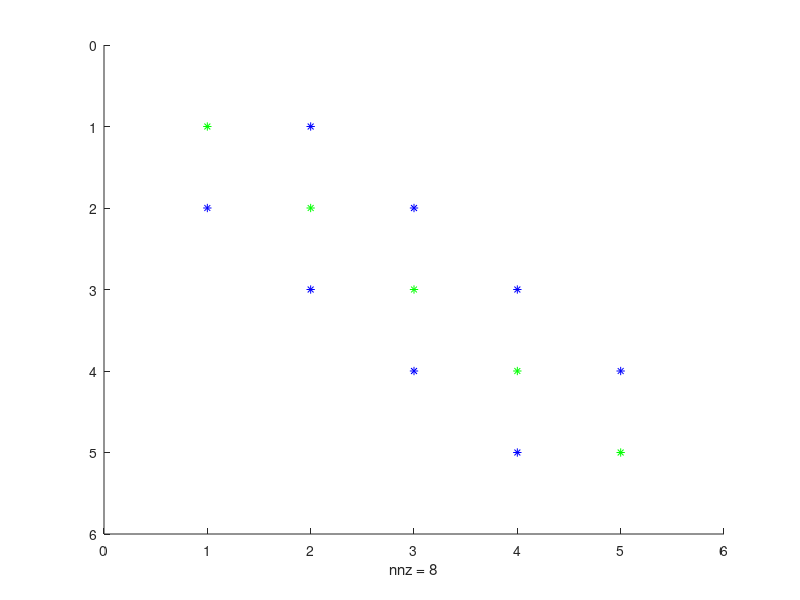
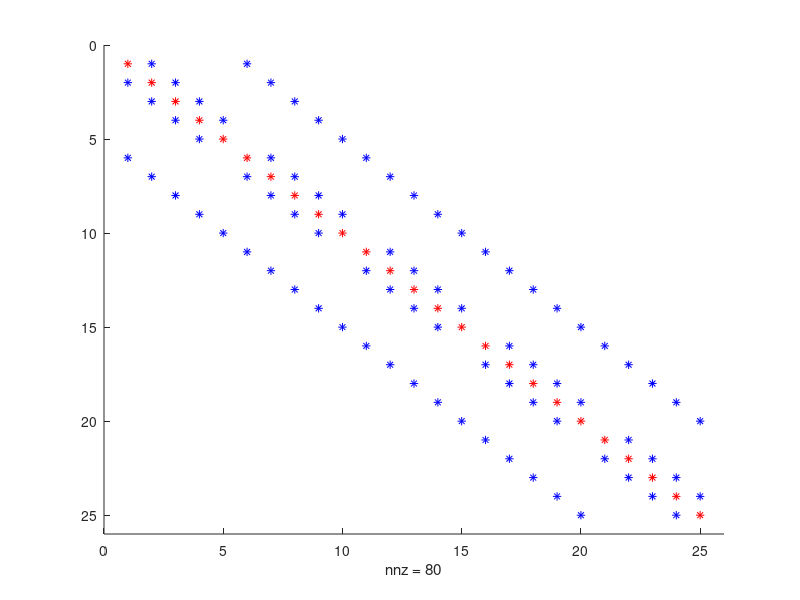

The MATLAB source for these figures, in order:
% slow way (works)
N = 5;
K = diag(2*ones(N,1))-diag(ones(N-1,1),-1)-diag(ones(N-1,1),1);
figure(1)
hold on
spy(K==2,'g')
spy(K==-1,'b')
hold off
K2D = kron(eye(N), K) + kron(K, eye(N));
figure(2)
hold on
spy(K2D==4,'r')
spy(K2D==-1,'b')
hold off